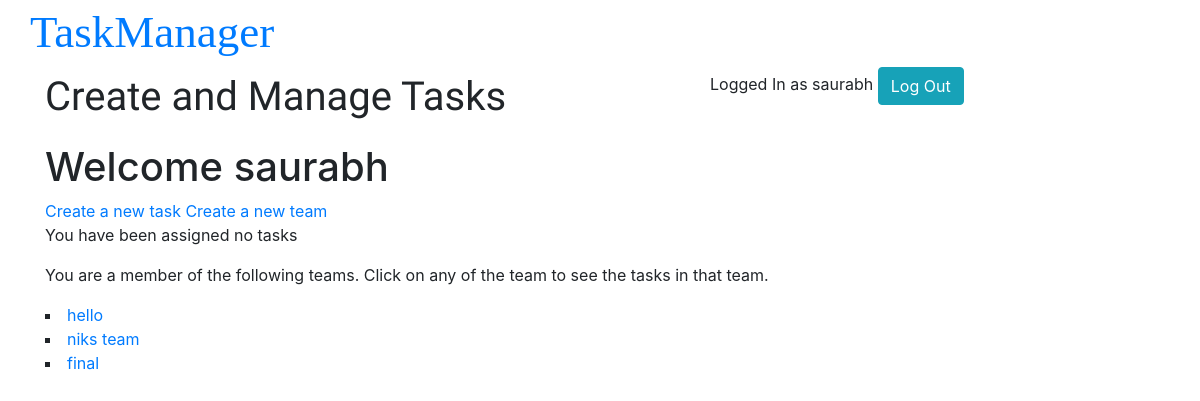
Page /users/userpage/ (signed in) on the earlier database version.
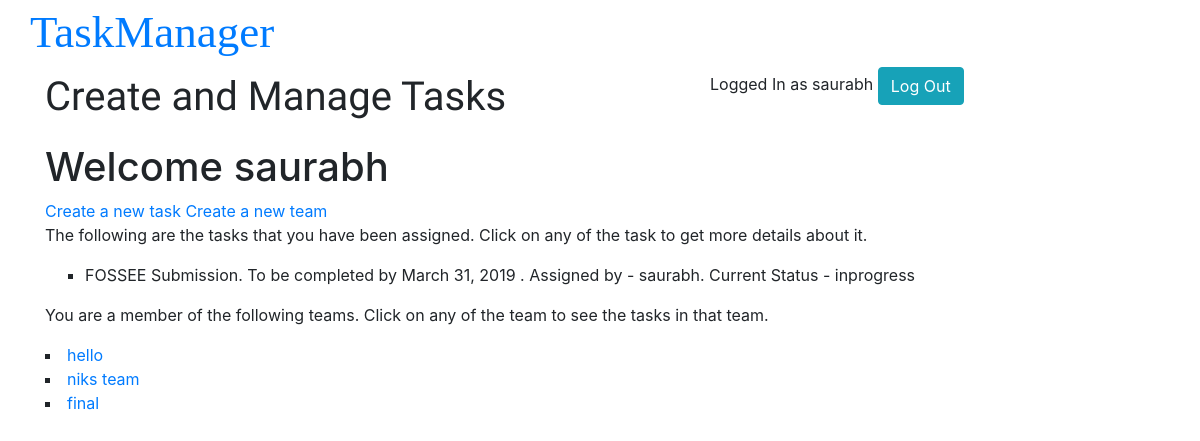
Same page on the later database version.
### users/models.py (models this page shows, shortened)
class Team(models.Model):
    name = models.CharField(max_length=100)
    users = models.ManyToManyField(User)
    created_by = models.CharField(max_length=100)
    created_on = models.DateTimeField(auto_now_add=True)

### tasks/models.py (models this page shows, shortened)
class Task(models.Model):
    team = models.ForeignKey(Team,on_delete=models.CASCADE, null=True, blank=True)
    title = models.CharField(max_length=100)
    description = models.TextField()
    assignee = models.ManyToManyField(User)
    status = models.CharField(max_length=15,choices=STATUS, default='Planned')
    deadline = models.DateField(blank=True, null=True)
    created_by = models.CharField(max_length=100)
    created_on = models.DateTimeField(auto_now_add=True)

### users/views.py (the view)
@login_required(login_url="/")
def userpage(request):
    user = request.user
    teams = user.team_set.all()
    tasks = user.task_set.all()
    context = {
        'user': user,
        'teams': teams,
        'tasks': tasks
    }
    return render(request, 'users/userpage.html', context)

### users/templates/users/userpage.html (shortened to what this page needs)
{% extends 'base.html' %}
{% load staticfiles %}
{% block one %}
<body>
    <h1 id="detailhead">Welcome {{ user.username }}</h1>
    <a href="{% url 'tasks:new-task' %}">Create a new task</a>
    <a href="{% url 'users:new-team' %}">Create a new team</a>
    <div>
        {% if tasks %}
            <p>The following are the tasks that you have been assigned. Click on any of the task to get more details about it.</p>
            <ul>
            {% for task in tasks %}
                <li>{{ task.title }}{% if task.team %} - {{ task.team }}{% endif %}.
                    {% if task.deadline %} To be completed by {{ task.deadline }} {% endif %}.
                    Assigned by - {{ task.created_by }}.
                    Current Status - {{ task.status }}
                </li>
            {% endfor %}
            </ul>
        {% else %}
            <p>You have been assigned no tasks</p>
        {% endif %}
    </div>
    <div>
        {% if teams %}
            <p>You are a member of the following teams. Click on any of the team to see the tasks in that team.</p>
        {% for team in teams %}
        <li>
            <a href="{% url 'users:team-disp' id=team.id %}">{{ team.name }}</a>
        </li>
        {% endfor %}
        {% else %}
        <p>
            You are not a member of any team.
        </p>
        {% endif %}
    </div>
</body>
{% endblock %}

Differences in the rows shown:
now on this page (row edited): Task: title "FOSSEE Submission", deadline "March 31, 2019", created_by "saurabh", status "inprogress"
Other differences:
text no longer shown: "You have been assigned no tasks"
text now shown: "The following are the tasks that you have been assigned. Click on any of the task to get more details about it."
